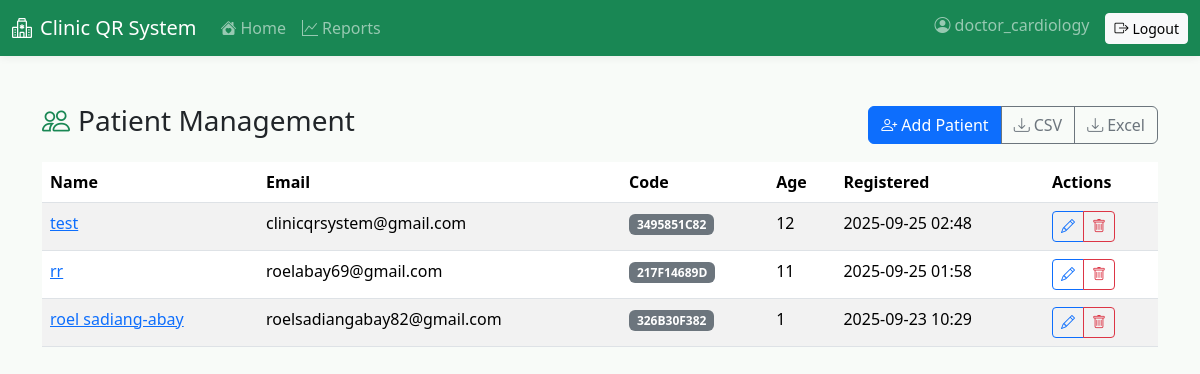
The app's page /patients/list/ (signed in), older data.
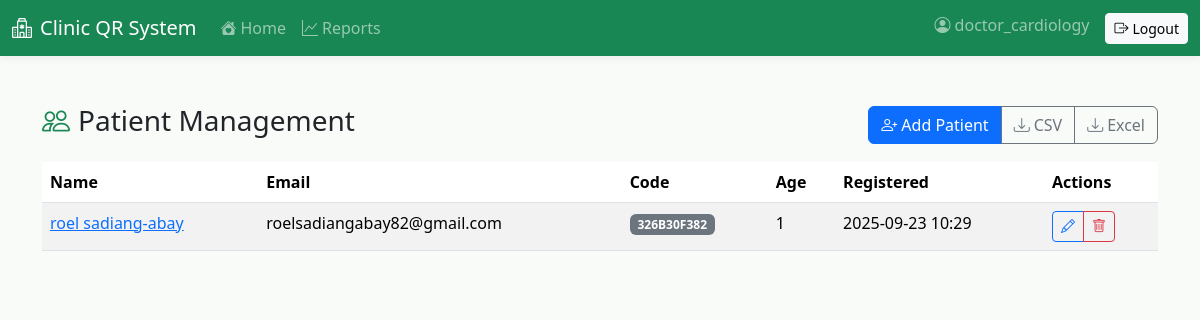
The same page, newer data.
### patients/models.py (models this page shows, shortened)
class Patient(models.Model):
    user = models.OneToOneField(User, on_delete=models.SET_NULL, null=True, blank=True, related_name='patient_profile')
    full_name = models.CharField(max_length=255)
    age = models.PositiveIntegerField(validators=[MinValueValidator(0)])
    address = models.TextField()
    contact = models.CharField(max_length=50)
    email = models.EmailField(unique=True)
    patient_code = models.CharField(max_length=20, unique=True)
    qr_code = models.ImageField(upload_to='qr_codes/', blank=True, null=True)
    profile_photo = models.ImageField(upload_to='profile_photos/', blank=True, null=True, help_text='Patient profile photo')
    must_change_password = models.BooleanField(default=False)
    created_at = models.DateTimeField(auto_now_add=True)

### patients/views.py (the view)
# urls.py: path('list/', views.patient_list, name='patient_list'),
@login_required
def patient_list(request):
    qs = Patient.objects.order_by('-created_at')
    return render(request, 'patients/patient_list.html', {'patients': qs})

### patients/templates/patients/patient_list.html
{% extends 'base.html' %}
{% block content %}
<div class="d-flex justify-content-between align-items-center mb-3">
  <h3><i class="bi bi-people text-primary me-2"></i>Patient Management</h3>
  <div class="btn-group" role="group">
    <a class="btn btn-primary" href="{% url 'admin_patient_add' %}"><i class="bi bi-person-plus me-1"></i>Add Patient</a>
    <a class="btn btn-outline-secondary" href="/patients/reports/daily.csv"><i class="bi bi-download me-1"></i>CSV</a>
    <a class="btn btn-outline-secondary" href="/patients/reports/daily.xlsx"><i class="bi bi-download me-1"></i>Excel</a>
  </div>
</div>
<div class="table-responsive">
  <table class="table table-striped">
    <thead>
      <tr>
        <th>Name</th><th>Email</th><th>Code</th><th>Age</th><th>Registered</th><th>Actions</th>
      </tr>
    </thead>
    <tbody>
      {% for p in patients %}
        <tr>
          <td><a href="/patients/{{ p.id }}/">{{ p.full_name }}</a></td>
          <td>{{ p.email }}</td>
          <td><span class="badge bg-secondary">{{ p.patient_code }}</span></td>
          <td>{{ p.age }}</td>
          <td>{{ p.created_at|date:'Y-m-d H:i' }}</td>
          <td>
            <div class="btn-group btn-group-sm" role="group">
              <a href="{% url 'admin_patient_edit' p.id %}" class="btn btn-outline-primary btn-sm" title="Edit Patient">
                <i class="bi bi-pencil"></i>
              </a>
              <a href="{% url 'admin_patient_delete' p.id %}" class="btn btn-outline-danger btn-sm" title="Delete Patient" onclick="return confirm('Are you sure you want to delete {{ p.full_name }}? This action cannot be undone.')">
                <i class="bi bi-trash"></i>
              </a>
            </div>
          </td>
        </tr>
      {% empty %}
        <tr><td colspan="6" class="text-center text-muted">No patients found.</td></tr>
      {% endfor %}
    </tbody>
  </table>
</div>
{% endblock %}

Row changes from the older to the newer data that the page shows:
removed Patient: full_name "test", email "clinicqrsystem@gmail.com", patient_code "3495851C82", age "12", created_at "2025-09-25 02:48"
removed Patient: full_name "rr", email "roelabay69@gmail.com", patient_code "217F14689D", age "11", created_at "2025-09-25 01:58"
